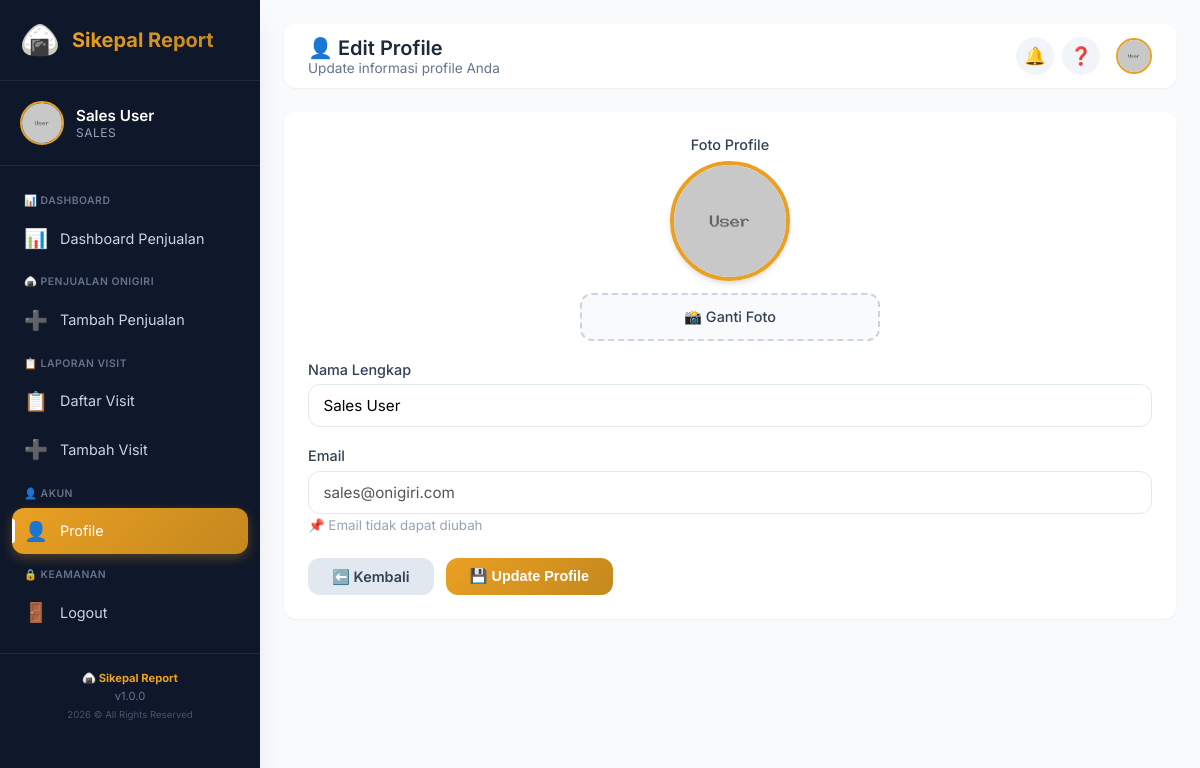
The app's page /public/index.php?route=profile (signed in) with its own data.
### tables this page shows
CREATE TABLE users (
    id INT AUTO_INCREMENT PRIMARY KEY,
    name VARCHAR(100) NOT NULL,
    email VARCHAR(100) UNIQUE NOT NULL,
    password VARCHAR(255) NOT NULL,
    photo VARCHAR(500) DEFAULT 'default.jpg',
    photo_public_id VARCHAR(255) NULL,
    role ENUM('admin', 'sales') DEFAULT 'sales',
    created_at TIMESTAMP DEFAULT CURRENT_TIMESTAMP
);

### app/controllers/ProfileController.php (called while the page is built, shortened)
<?php
class ProfileController extends Controller {
    public function index() {
        $userModel = $this->model('User');
        $user = $userModel->findById($_SESSION['user_id']);
        $this->view('sales/profile', ['user' => $user]);
    }
}
?>

### app/models/User.php (called while the page is built, shortened)
<?php
class User {
    private $db;
    public function __construct() {
        global $pdo;
        $this->db = $pdo;
    }
    public function findById($id) {
        $stmt = $this->db->prepare("SELECT * FROM users WHERE id = ?");
        $stmt->execute([$id]);
        return $stmt->fetch();
    }
}
?>

### app/views/sales/profile.php (the view, shortened to what this page needs)
<div class="card">
    <div class="card-body">
        <form method="POST" action="<?= BASE_URL ?>public/index.php?route=profile_update" enctype="multipart/form-data">
            <div class="form-group" style="text-align: center;">
                <label>Foto Profile</label>
                <div style="margin: 0.5rem 0;">
                    <img src="<?= BASE_URL ?>uploads/photos/<?= $data['user']['photo'] ?>"
                         alt="Foto Profile"
                         style="width: 120px; height: 120px; border-radius: 50%; object-fit: cover; border: 4px solid var(--marigold); box-shadow: var(--shadow-md);">
                </div>
                <div class="photo-upload" style="max-width: 300px; margin: 0 auto;">
                    <label for="photo" class="photo-label" style="font-size:0.9rem; padding:0.8rem;">
                        📸 Ganti Foto
                    </label>
                </div>
            </div>
            <div class="form-group">
                <label for="name">Nama Lengkap</label>
                <input type="text" id="name" name="name" value="<?= htmlspecialchars($data['user']['name']) ?>" required>
            </div>
            <div class="form-group">
                <label for="email">Email</label>
                <input type="email" id="email" value="<?= htmlspecialchars($data['user']['email']) ?>" disabled>
                <small style="color: var(--gray-400);">📌 Email tidak dapat diubah</small>
            </div>
            <div class="form-actions">
                <a href="<?= BASE_URL ?>public/index.php?route=dashboard" class="btn-secondary">⬅️ Kembali</a>
                <button type="submit" class="btn-primary">💾 Update Profile</button>
            </div>
        </form>
    </div>
</div>
<?php
require_once '../app/views/layouts/main.php';
?>

### public/css/style.css (style rules this page uses)
:root { --marigold: #EAA023; --marigold-dark: #C4881E; --marigold-light: #F5C56A; --marigold-gradient: linear-gradient(135deg, #EAA023 0%, #C4881E 100%); --white: #FFFFFF; --gray-50: #F8FAFC; --gray-100: #F1F5F9; --gray-200: #E2E8F0; --gray-300: #CBD5E1; --gray-400: #94A3B8; --gray-500: #64748B; --gray-600: #475569; --gray-700: #334155; --gray-800: #1E293B; --gray-900: #0F172A; --sidebar-width: 260px; --sidebar-collapsed: 70px; --shadow-sm: 0 1px 2px 0 rgba(0, 0, 0, 0.05); --shadow: 0 1px 3px 0 rgba(0, 0, 0, 0.1), 0 1px 2px 0 rgba(0, 0, 0, 0.06); --shadow-md: 0 4px 6px -1px rgba(0, 0, 0, 0.1), 0 2px 4px -1px rgba(0, 0, 0, 0.06); --shadow-lg: 0 10px 15px -3px rgba(0, 0, 0, 0.1), 0 4px 6px -2px rgba(0, 0, 0, 0.05); --shadow-xl: 0 20px 25px -5px rgba(0, 0, 0, 0.1), 0 10px 10px -5px rgba(0, 0, 0, 0.04); --radius: 12px; --transition: all 0.3s cubic-bezier(0.4, 0, 0.2, 1); }
* { margin: 0; padding: 0; box-sizing: border-box; }
html, body { margin: 0; padding: 0; min-height: 100vh; width: 100%; }
body { font-family: 'Inter', -apple-system, BlinkMacSystemFont, sans-serif; background: var(--gray-50); color: var(--gray-800); min-height: 100vh; overflow-x: hidden; }
body.dashboard-page { display: flex; margin: 0; padding: 0; min-height: 100vh; width: 100%; }
.card { background: var(--white); border-radius: var(--radius); box-shadow: var(--shadow-sm); overflow: hidden; margin-bottom: 1.5rem; }
.card-body { padding: 1.5rem; }
.btn-primary { background: var(--marigold-gradient); color: var(--white); border: none; padding: 0.6rem 1.5rem; border-radius: var(--radius); font-weight: 600; cursor: pointer; transition: var(--transition); font-size: 0.9rem; display: inline-flex; align-items: center; gap: 0.5rem; }
.btn-secondary { background: var(--gray-200); color: var(--gray-700); border: none; padding: 0.6rem 1.5rem; border-radius: var(--radius); font-weight: 600; cursor: pointer; transition: var(--transition); font-size: 0.9rem; text-decoration: none; display: inline-flex; align-items: center; gap: 0.5rem; }
.form-group { margin-bottom: 1.25rem; }
.form-group label { display: block; margin-bottom: 0.4rem; font-weight: 500; color: var(--gray-700); font-size: 0.9rem; }
.form-group input, .form-group select, .form-group textarea { width: 100%; padding: 0.7rem 0.9rem; border: 1.5px solid var(--gray-200); border-radius: var(--radius); font-size: 0.95rem; transition: var(--transition); font-family: inherit; background: var(--white); }
.form-actions { display: flex; gap: 0.75rem; margin-top: 1.5rem; }
.photo-upload { position: relative; }
.photo-label { display: flex; align-items: center; justify-content: center; padding: 1.5rem; border: 2px dashed var(--gray-300); border-radius: var(--radius); background: var(--gray-50); cursor: pointer; transition: var(--transition); font-weight: 500; color: var(--gray-500); gap: 0.5rem; }

### records on screen
users: photo (placeholder picture), name "Sales User", email "sales@onigiri.com"

### other values on screen
$_SESSION['name'] "Sales User"
$_SESSION['role'] "SALES"
$pageTitle "👤 Edit Profile"
$pageSubtitle "Update informasi profile Anda"
